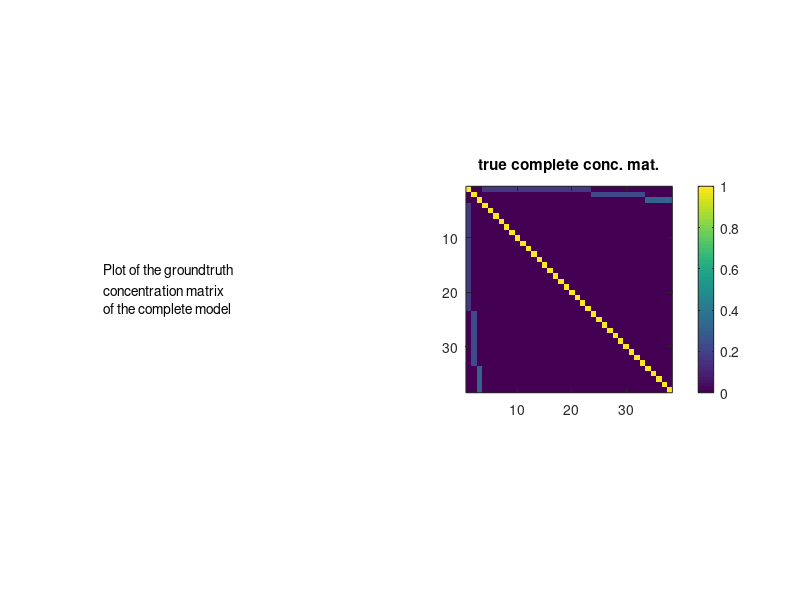

MATLAB code for this plot: (Note: this script raises an error after producing the figure.)
% Toy example
% 3 blocks of size 20x10x5
% S is a chain 

clear all; clc;
addpath('../ours/utils');

ks=[20 10 5];
pl=length(ks);
po=sum(ks);
n=200*po;

c=0;
pt=pl+po;
clo=.7./sqrt(ks);
% clo=.5./(ones(1,pl));
corr=zeros(po);

corr_all= zeros(pl+po,pl+po);
corr_all(1:pl,1:pl)=eye(pl);

for i=1:po
    corr(i,i)=1;
    if i<po
        corr(i,i+1)=c;
        corr(i+1,i)=c;
    end
end
corr_all(pl+1:end,pl+1:end)=corr;

for i=1:pl
    if i>1
        i1=sum(ks(1:(i-1)))+1+pl;
    else
        i1=1+pl;
    end
    i2=i1+ks(i)-1;
%     Uall((pl+i1):(pl+i2),i)=-.5*ones(ks(i),1);
    corr_all(i1:i2,i)=ones(ks(i),1)*clo(i);
    corr_all(i,i1:i2)=corr_all(i1:i2,i)';
end


figure(1); clf;
imagesc(corr_all);
pbaspect([1 1 1]);

%%
Dfull=corr_all;
Doo=corr;
Dol=corr_all(pl+1:end,1:pl);
Dmargo=Doo-Dol*Dol';


%%
descr = {'Plot of the groundtruth '
    'concentration matrix';
    'of the complete model'};

figure(1);clf;
subplot(1,2,1)
axis off;
text(0,.5,descr)
pbaspect([1 1 1]);
subplot(1,2,2)
imagesc(abs(Dfull));
colorbar;
pbaspect([1 1 1]);
title('true complete conc. mat.');

if eigs(Dfull,1,'sa')<0
    error('The concentration matrix of the complete model is not PSD \n')
end
if eigs(Dmargo,1,'sa')<0
    error('Dmargo matrix of the complete model is not PSD \n')
end

%% sampling data
mu=zeros(1,pt); % vector of means
Xfull=mvnrnd(mu, inv(Dfull), n)';
X=Xfull((pl+1):pt,:);
S=cov(X');
% S=inv(Dmargo);

%% active set
ActiveSet.max_atom_count_reached=0;
ActiveSet.I={};
ActiveSet.alpha= [];
ActiveSet.atoms=pl;
ActiveSet.atom_count = pl;
[ Q,q,atoms_l1_sym ] = build_atoms_hessian_l1_sym(Doo,0);
[ActiveSet.I_l1, ActiveSet.beta]=mat2l1index(-Doo,atoms_l1_sym);
ActiveSet.k=mat2cell(ks,1,ones(1,length(ks)));
ActiveSet.alpha=sum(Dol.^2)';
ActiveSet.atoms=sparse(bsxfun(@rdivide, Dol, sqrt(sum(Dol.^2))));
for i=1:pl
    ActiveSet.I{i}=find(Dol(:,i));
end


%% plotting

figure(2);clf;
subplot(2,2,1);
imagesc(abs(Dmargo));
pbaspect([1 1 1]);
title('true marginal conc. mat.');
subplot(2,2,2);
imagesc(abs(inv(S)));
pbaspect([1 1 1]);
title('observed conc. mat.');
subplot(2,2,3);
imagesc(abs(inv(Dmargo)));
pbaspect([1 1 1]);
title('true cov');
subplot(2,2,4);
imagesc(abs(S));
pbaspect([1 1 1]);
title('observed cov');


 


% % Toy example
% 
% 
% clear all; clc; close all;
% %% settings
% 
% n=1000; % number of samples
% 
% ks=[15 15];
% 
% 
% pl=length(ks); % number of latent variables
% po=sum(ks);% number of observed variables
% 
% pt=po+pl;
% sigma2l=1;
% sigma2lo=1;
% scale=1./sqrt(ks);
% % scale=ones(1,pl);
% 
% % slo=.2; % level of sparsity on latent-observed block of conceptration mat
% % soo=.2; % level of sparsity on latent-observed block of conceptration mat
% %Doo=eye(po)/sigma2lo;
% T=toeplitz(1:po)-1;
% T=.3.^T;
% Doo=inv(T);
% Dol=zeros(po,pl);
% for i=1:pl
%     if i>1
%         i1=sum(ks(1:(i-1)))+1;
%     else
%         i1=1;
%     end
%     i2=i1+ks(i)-1;
% %     Dol(i1:i2,i)=-ones(ks(i),1)*scale(i)/sigma2lo;
%     Dol(i1:i2,i)=-ones(ks(i),1)*scale(i);
% end
% Dll=zeros(pl);
% for i=1:pl
% %%Dll(i,i)=1/sigma2l+ks(i)*scale(i)^2/sigma2lo;
% Dll(i,i)=2;
% end
% 
% %% construction of the conceptration matrix
% Dfull=zeros(pt);
% Dfull(1:pl,1:pl)=Dll;
% Dfull((pl+1):pt,(pl+1):pt)=Doo;
% Dfull(1:pl,(pl+1):pt)=Dol';
% Dfull((pl+1):pt,1:pl)=Dol;
% 
% Dfull=.5*(Dfull+Dfull');
% Dmargo=Doo-Dol*Dol';
% 
% 
% descr = {'Plot of the groundtruth '
%     'concentration matrix';
%     'of the complete model'};
% 
% figure(1);clf;
% subplot(1,2,1)
% axis off;
% text(0,.5,descr)
% pbaspect([1 1 1]);
% subplot(1,2,2)
% imagesc(abs(Dfull));
% colorbar;
% pbaspect([1 1 1]);
% title('true complete conc. mat.');
% 
% if eigs(Dfull,1,'sa')<0
%     error('The conceptration matrix of the complete model is not PSD \n')
% end
% 
% %% sampling data
% mu=zeros(1,pt); % vector of means
% Xfull=mvnrnd(mu, inv(Dfull), n)';
% X=Xfull((pl+1):pt,:);
% S=cov(X');
% % S=inv(Dmargo);
% 
% %% plotting
% 
% figure(2);clf;
% subplot(2,2,1);
% imagesc(abs(Dmargo));
% pbaspect([1 1 1]);
% title('true marginal conc. mat.');
% subplot(2,2,2);
% imagesc(abs(inv(S)));
% pbaspect([1 1 1]);
% title('observed conc. mat.');
% subplot(2,2,3);
% imagesc(abs(inv(Dmargo)));
% pbaspect([1 1 1]);
% title('true cov');
% subplot(2,2,4);
% imagesc(abs(S));
% pbaspect([1 1 1]);
% title('observed cov');
% 
% 
%  
